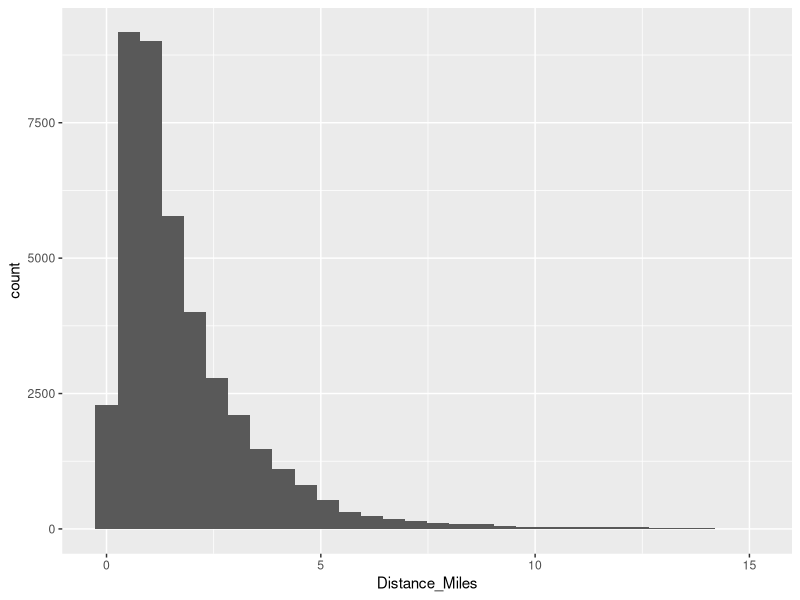
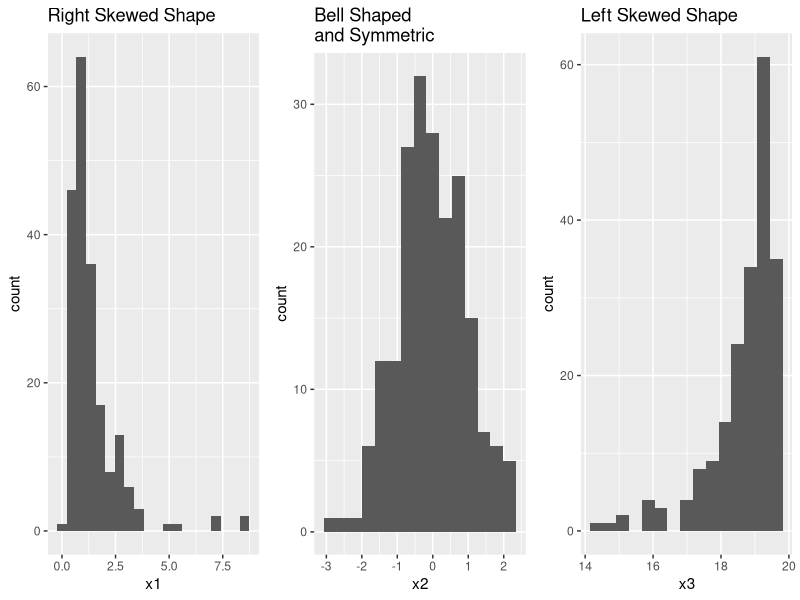
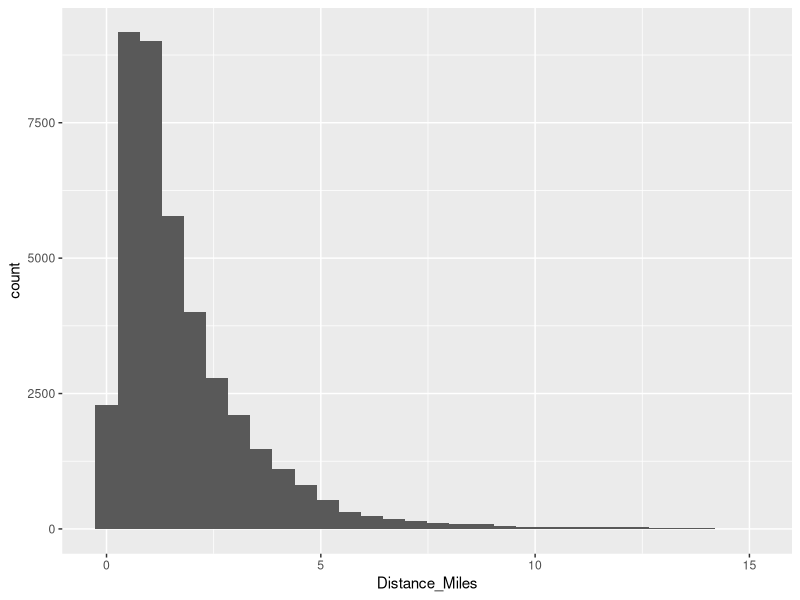
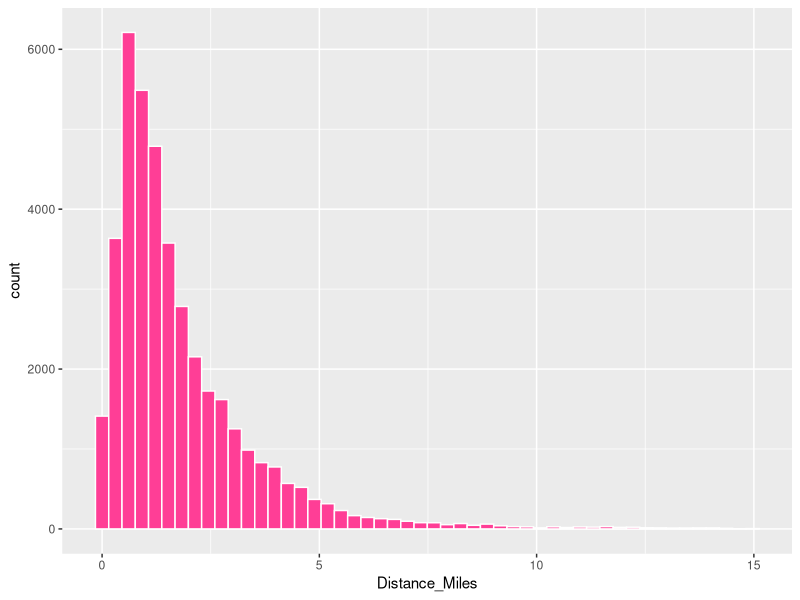
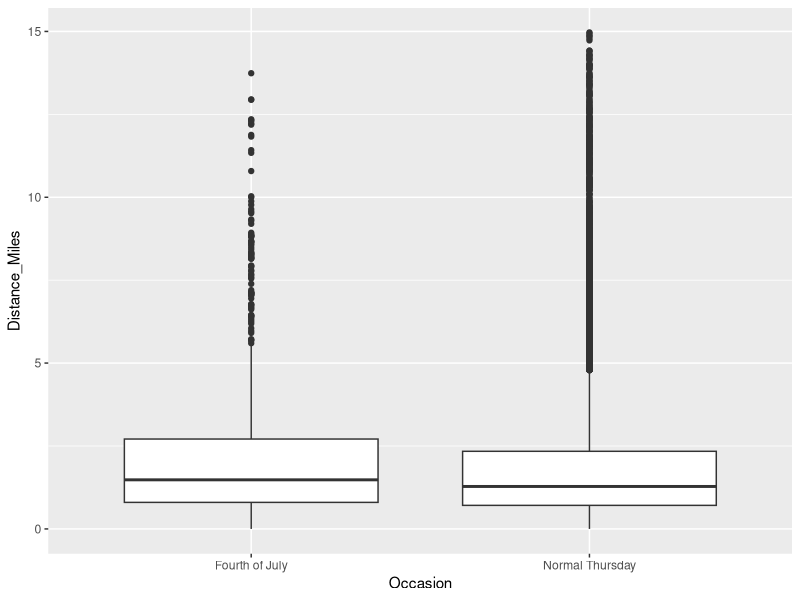
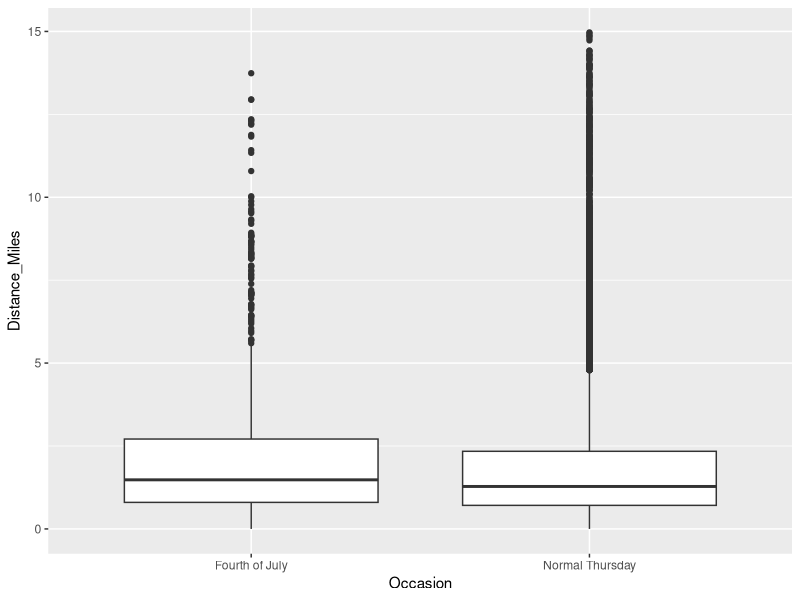
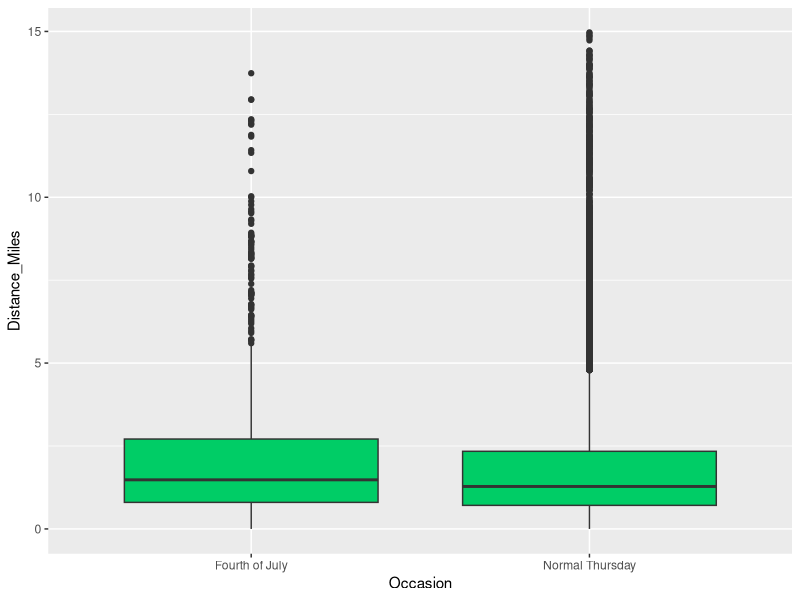
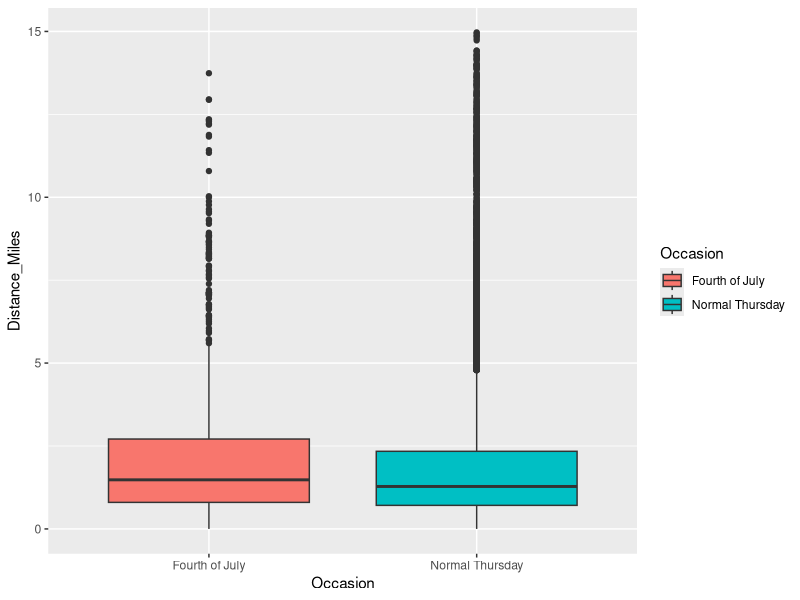

Source code (R) for these figures, in order:
## ---- chunk 1
#| include: false
#| warning: false
#| message: false

knitr::opts_chunk$set(echo = TRUE, warning = FALSE, message = FALSE, 
                      fig.retina = 3, fig.align = 'center')
library(knitr)
library(tidyverse)
## ---- chunk 2
#| message: true
#| warning: true
# Load necessary packages
library(tidyverse)
## ---- chunk 3
july_2019 <- read_csv("data/pdx_july_2019.csv")

# Inspect the data
glimpse(july_2019)
## ---- chunk 4
# Look at first few rows
head(july_2019)
## ---- chunk 5
# Determine type
# To access one variable: dataset$variable
class(july_2019$Date)
class(july_2019$Distance_Miles)
class(july_2019)

## ---- chunk 6
# Create histogram
ggplot(data = july_2019, mapping = aes(x = Distance_Miles)) +
  geom_histogram()

## ---- chunk 7
dat <- data_frame(x1 = rf(200,12,8), x2 = rnorm(200), x3 = (-1)*rf(200, 12, 8)+20)
p1 <- ggplot(dat, aes(x = x1)) +
  geom_histogram(bins = 20) +
  labs(title = "Right Skewed Shape")
p2 <- ggplot(dat, aes(x = x2)) +
  geom_histogram(bins = 15) +
  labs(title = "Bell Shaped \nand Symmetric")
p3 <- ggplot(dat, aes(x = x3)) +
  geom_histogram(bins = 15) + 
  labs(title = "Left Skewed Shape")
library(cowplot)
plot_grid(p1, p2, p3, ncol = 3)
## ---- chunk 8
#| output-location: column
# Create histogram
ggplot(data = july_2019, 
       mapping = aes(x = Distance_Miles)) +
  geom_histogram()
## ---- chunk 9
#| output-location: column
#| code-line-numbers: "4-6"
# Create histogram
ggplot(data = july_2019, 
       mapping = aes(x = Distance_Miles)) +
  geom_histogram(color = "white",
                 fill = "violetred1",
                 bins = 50)
## ---- chunk 10
ggplot(data = july_2019, 
       mapping = aes(x = Occasion, 
                     y = Distance_Miles)) +
  geom_boxplot()
## ---- chunk 11
#| output-location: column
# Create boxplot
ggplot(data = july_2019, 
       mapping = aes(x = Occasion, 
                     y = Distance_Miles)) +
  geom_boxplot()
## ---- chunk 12
#| output-location: column
#| code-line-numbers: "4"
ggplot(data = july_2019, 
       mapping = aes(x = Occasion, 
                     y = Distance_Miles)) +
  geom_boxplot(fill = "springgreen3")
## ---- chunk 13
#| output-location: column
#| code-line-numbers: "4"
ggplot(data = july_2019, 
       mapping = aes(x = Occasion, 
                     y = Distance_Miles,
                     fill = Occasion)) +
  geom_boxplot()
## ---- chunk 14
#| output-location: column
#| code-line-numbers: "6"
ggplot(data = july_2019, 
       mapping = aes(x = Occasion, 
                     y = Distance_Miles,
                     fill = Occasion)) +
  geom_boxplot() +
  guides(fill = "none")
## ---- chunk 15
#| output-location: column
ggplot(data = july_2019, 
       mapping = aes(x = Occasion, 
                     y = Distance_Miles,
                     fill = Occasion)) +
  geom_violin() +
  guides(fill = "none")
## ---- chunk 16
#| echo: false
ggplot(data = july_2019, 
       mapping = aes(x = Occasion, 
                     y = Distance_Miles,
                     fill = Occasion)) +
  geom_boxplot() +
  guides(fill = "none")
## ---- chunk 17
#| echo: false
ggplot(data = july_2019, 
       mapping = aes(x = Occasion, 
                     y = Distance_Miles,
                     fill = Occasion)) +
  geom_violin() +
  guides(fill = "none")
## ---- chunk 18
#| output-location: column

ggplot(data = july_2019,
       mapping = aes(x = Duration,
                     y = Distance_Miles)) +
  geom_point(size = 2)
## ---- chunk 19
#| output-location: column


ggplot(data = july_2019,
       mapping = aes(x = Duration,
                     y = Distance_Miles)) +
  geom_point(size = 2, alpha = 0.25)
## ---- chunk 20
#| output-location: column


ggplot(data = july_2019,
       mapping = aes(x = Duration,
                     y = Distance_Miles,
                     color = Occasion)) +
  geom_point(size = 2, alpha = 0.6)
## ---- chunk 21
#| output-location: column

ggplot(data = july_2019,
       mapping = aes(x = Duration,
                     y = Distance_Miles,
                     color = Occasion)) +
  geom_line(alpha = 0.6)
## ---- chunk 22
#| output-location: column


# ggplot(data = july_2019,
#        mapping = aes(x = Time,
#                      y = Total,
#                      color = Occasion)) +
#   geom_line(alpha = 0.6) +
#   theme(legend.pos = "bottom")
